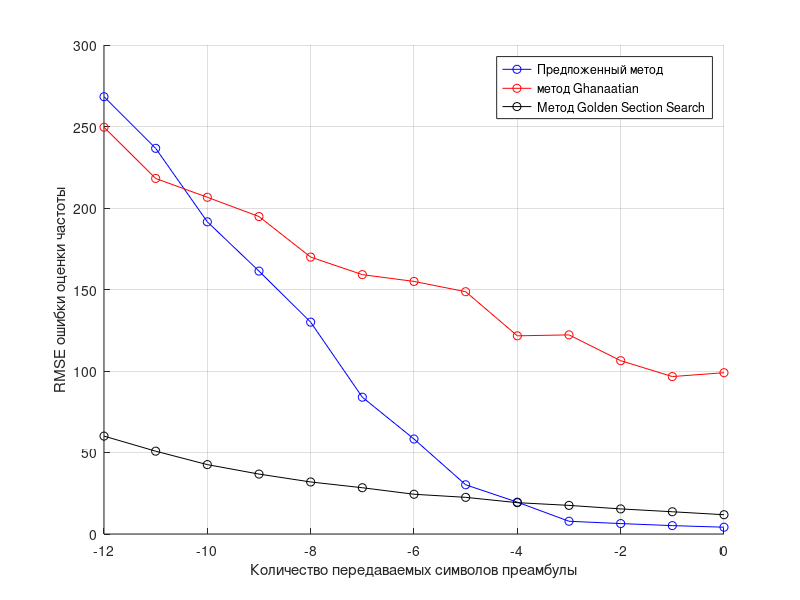

This figure's MATLAB source:
clc
clear all
close all

grid on

%% ================================= Comparison of the methods for the F shift comp
ferr_our = load('fest_our_snr.mat').est_err_from_pre;
ferr_ghan = load('fest_ghanaatian_snr.mat').est_err_from_pre;
ferr_gss = load('fest_gss_snr.mat').est_err_from_pre;
snr = [-12: 0];


% Plots
% xtext = 'Number of the preamble symbols';
% ytext = 'RMSE of the frequency error';
% legendtext = ['old','new'];
xtext = 'Количество передаваемых символов преамбулы';
ytext = 'RMSE ошибки оценки частоты';
legendtext = {'Предложенный метод','метод Ghanaatian', 'Метод Golden Section Search'};

figure(1); hold on
plot(snr, ferr_our, 'bo-')
plot(snr, ferr_ghan, 'ro-')
plot(snr, ferr_gss, 'ko-')
xlabel(xtext);
ylabel(ytext);
legend(legendtext)
% title('F offset only')

% figure(2); hold on
% plot(num_pre_list_old, fterr_old, 'bo-')
% plot(num_pre_list_new, fterr_new, 'ro-')
% xlabel('Number of the preamble symbols');
% ylabel('RMSE of the frequency error');
% legend('old','new')
% title('F and T offsets')

return
%% ================================= Comparison of BER
ferr_BER_old = load('fest_ber_old_std.mat').BER;
ferr_BER_new = load('fest_ber_new_std.mat').BER;

fterr_BER_old = load('ftest_ber_old_std.mat').BER;
fterr_BER_new = load('ftest_ber_new_std.mat').BER;

snr = -16:0;



figure(3); 
semilogy(snr, ferr_BER_old, 'bo-')
hold on
semilogy(snr, ferr_BER_new, 'ro-')
xlabel('Number of the preamble symbols');
ylabel('RMSE of the frequency error');
legend('old','new')
title('F offset only')

figure(4); 
semilogy(snr, fterr_BER_old, 'bo-')
hold on
semilogy(snr, fterr_BER_new, 'ro-')
xlabel('Number of the preamble symbols');
ylabel('RMSE of the frequency error');
legend('old','new')
title('F T offset')



